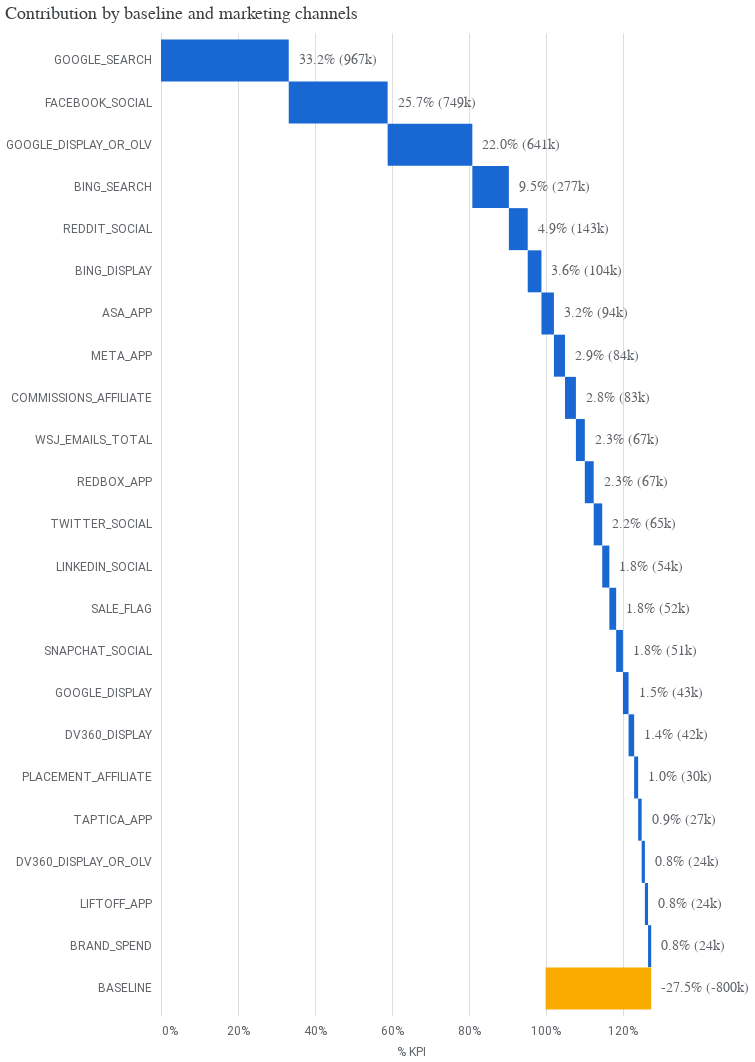

The cell this chart's notebook holds for it:
### Code cell
media_summary.plot_contribution_waterfall_chart()

### Figure 1 — Vega-Lite specification as saved in the notebook (floating-point values rounded to 4 significant figures)
{"config": {"view": {"continuousWidth": 300, "continuousHeight": 300, "strokeOpacity": 0}, "axis": {"labelColor": "#5F6368", "labelFont": "Roboto", "labelFontSize": 12, "titleColor": "#5F6368", "titleFont": "Roboto", "titleFontSize": 12, "titleFontWeight": "normal", "titlePadding": 10}}, "layer": [{"mark": {"type": "bar", "size": 42}, "encoding": {"color": {"condition": {"test": "(datum.channel === 'BASELINE')", "value": "#F9AB00"}, "value": "#1967D2"}, "x": {"axis": {"domain": false, "format": "%", "labelPadding": 10, "tickCount": 5, "ticks": false}, "field": "prev_sum", "title": "% KPI", "type": "quantitative"}, "x2": {"field": "sum_outcome"}, "y": {"axis": {"domain": false, "labelPadding": 10, "ticks": false}, "field": "channel", "scale": {"paddingOuter": 0.2}, "sort": null, "title": null, "type": "nominal"}}, "transform": [{"window": [{"op": "sum", "field": "pct_of_contribution", "as": "sum_outcome"}, {"op": "lead", "field": "channel", "as": "kwargs"}]}, {"calculate": "datum.sum_outcome - datum.pct_of_contribution", "as": "prev_sum"}, {"calculate": "datum.incremental_outcome < 0 ? datum.prev_sum : datum.sum_outcome", "as": "text_x"}]}, {"mark": {"type": "text", "align": "left", "color": "#5F6368", "dx": 10, "fontSize": 14}, "encoding": {"text": {"field": "outcome_text", "type": "nominal"}, "x": {"field": "text_x", "type": "quantitative"}, "y": {"axis": {"domain": false, "labelPadding": 10, "ticks": false}, "field": "channel", "scale": {"paddingOuter": 0.2}, "sort": null, "title": null, "type": "nominal"}}, "transform": [{"window": [{"op": "sum", "field": "pct_of_contribution", "as": "sum_outcome"}, {"op": "lead", "field": "channel", "as": "kwargs"}]}, {"calculate": "datum.sum_outcome - datum.pct_of_contribution", "as": "prev_sum"}, {"calculate": "datum.incremental_outcome < 0 ? datum.prev_sum : datum.sum_outcome", "as": "text_x"}]}], "data": {"name": "data-09f7ac14cb17d3c53f027fbaa271b5c9"}, "height": 982.8, "title": {"text": "Contribution by baseline and marketing channels", "anchor": "start", "color": "#3C4043", "font": "Google Sans Display", "fontSize": 18, "fontWeight": "normal", "offset": 10}, "width": 500, "$schema": "https://vega.github.io/schema/vega-lite/v5.20.1.json", "datasets": {"data-09f7ac14cb17d3c53f027fbaa271b5c9": [{"channel": "GOOGLE_SEARCH", "incremental_outcome": 967300.0, "pct_of_contribution": 0.3321, "outcome_text": "33.2% (967k)"}, {"channel": "FACEBOOK_SOCIAL", "incremental_outcome": 748900.0, "pct_of_contribution": 0.2571, "outcome_text": "25.7% (749k)"}, {"channel": "GOOGLE_DISPLAY_OR_OLV", "incremental_outcome": 641400.0, "pct_of_contribution": 0.2202, "outcome_text": "22.0% (641k)"}, {"channel": "BING_SEARCH", "incremental_outcome": 276600.0, "pct_of_contribution": 0.09496, "outcome_text": "9.5% (277k)"}, {"channel": "REDDIT_SOCIAL", "incremental_outcome": 142900.0, "pct_of_contribution": 0.04906, "outcome_text": "4.9% (143k)"}, {"channel": "BING_DISPLAY", "incremental_outcome": 104000.0, "pct_of_contribution": 0.03571, "outcome_text": "3.6% (104k)"}, {"channel": "ASA_APP", "incremental_outcome": 94240.0, "pct_of_contribution": 0.03236, "outcome_text": "3.2% (94k)"}, {"channel": "META_APP", "incremental_outcome": 83930.0, "pct_of_contribution": 0.02882, "outcome_text": "2.9% (84k)"}, {"channel": "COMMISSIONS_AFFILIATE", "incremental_outcome": 82780.0, "pct_of_contribution": 0.02842, "outcome_text": "2.8% (83k)"}, {"channel": "WSJ_EMAILS_TOTAL", "incremental_outcome": 67480.0, "pct_of_contribution": 0.02317, "outcome_text": "2.3% (67k)"}, {"channel": "REDBOX_APP", "incremental_outcome": 67170.0, "pct_of_contribution": 0.02306, "outcome_text": "2.3% (67k)"}, {"channel": "TWITTER_SOCIAL", "incremental_outcome": 64670.0, "pct_of_contribution": 0.0222, "outcome_text": "2.2% (65k)"}, {"channel": "LINKEDIN_SOCIAL", "incremental_outcome": 53870.0, "pct_of_contribution": 0.0185, "outcome_text": "1.8% (54k)"}, {"channel": "SALE_FLAG", "incremental_outcome": 51600.0, "pct_of_contribution": 0.01772, "outcome_text": "1.8% (52k)"}, {"channel": "SNAPCHAT_SOCIAL", "incremental_outcome": 51070.0, "pct_of_contribution": 0.01753, "outcome_text": "1.8% (51k)"}, {"channel": "GOOGLE_DISPLAY", "incremental_outcome": 42920.0, "pct_of_contribution": 0.01474, "outcome_text": "1.5% (43k)"}, {"channel": "DV360_DISPLAY", "incremental_outcome": 42180.0, "pct_of_contribution": 0.01448, "outcome_text": "1.4% (42k)"}, {"channel": "PLACEMENT_AFFILIATE", "incremental_outcome": 30290.0, "pct_of_contribution": 0.0104, "outcome_text": "1.0% (30k)"}, {"channel": "TAPTICA_APP", "incremental_outcome": 26680.0, "pct_of_contribution": 0.00916, "outcome_text": "0.9% (27k)"}, {"channel": "DV360_DISPLAY_OR_OLV", "incremental_outcome": 24370.0, "pct_of_contribution": 0.008366, "outcome_text": "0.8% (24k)"}, {"channel": "LIFTOFF_APP", "incremental_outcome": 23950.0, "pct_of_contribution": 0.008224, "outcome_text": "0.8% (24k)"}, {"channel": "BRAND_SPEND", "incremental_outcome": 23920.0, "pct_of_contribution": 0.008211, "outcome_text": "0.8% (24k)"}, {"channel": "BASELINE", "incremental_outcome": -799600.0, "pct_of_contribution": -0.2745, "outcome_text": "-27.5% (-800k)"}]}}
